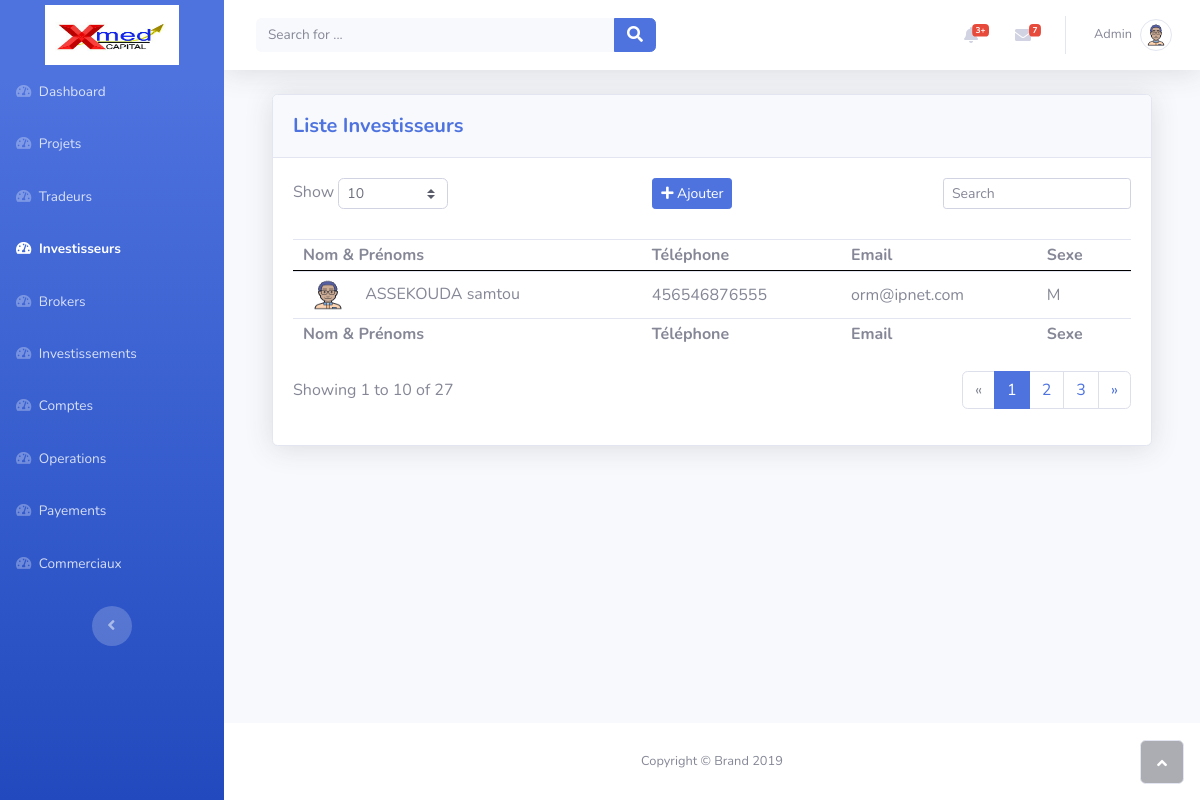
/investisseurs/ (signed in), run on the app's committed database.
### investisseur/models.py (models this page shows, shortened)
class Investisseur(User):
	telephone = models.CharField(max_length=20, unique=True)
	sexe = models.CharField(max_length=1)
	parrain = models.ForeignKey('Investisseur', related_name='fieuls', on_delete=models.CASCADE, null=True, blank=True)
	init_password = models.CharField(max_length=50)
	def __str__(self):
		return f"{self.first_name} {self.last_name}"

### investisseur/views.py (the view)
# urls.py: path('', views.index, name="brokers"),
@login_required
@staff_member_required
def index(request):
    context = {
        "investisseurs": Investisseur.objects.all()
    }
    return render(request, 'investisseur/index.html', context)

### investisseur/templates/investisseur/index.html (shortened to what this page needs)
{% extends 'base.html' %}
{% load static %}
{% block stylesheets %}
	<link rel="stylesheet" type="text/css" href="{% static 'css/investisseur/index.css' %}">
{% endblock %}
{% block content %}
	<div class="container-fluid">
		<div class="container-fluid">
			<div class="card shadow">
				<div class="card-header py-3">
					<p class="text-primary m-0 font-weight-bold lead">Liste Investisseurs</p>
				</div>
				<div class="card-body">
					<div class="row">
						<div class="col-md-5 text-nowrap">
							<div id="dataTable_length" class="dataTables_length" aria-controls="dataTable"><label>Show <select class="form-control form-control-sm custom-select custom-select-sm"><option value="10" selected>10</option><option value="25">25</option><option value="50">50</option><option value="100">100</option></select></label></div>
						</div>
                        <div class="col-md-2">
							<div class="mb-3">
								<a class="btn btn-primary btn-sm" href="{% url 'ajouter_investisseur' %} ">
									<i class="fas fa-plus"></i>
									Ajouter
								</a>
							</div>
						</div>
						<div class="col-md-5">
							<div class="text-md-right dataTables_filter" id="dataTable_filter"><label><input type="search" class="form-control form-control-sm" aria-controls="dataTable" placeholder="Search" /></label></div>
						</div>
					</div>
					<div class="table-responsive table mt-2" id="dataTable" role="grid" aria-describedby="dataTable_info">
						<table class="table dataTable my-0" id="dataTable">
							<thead>
								<tr>
									<th>Nom & Prénoms</th>
									<th>Téléphone</th>
									<th>Email</th>
									<th>Sexe</th>
								</tr>
							</thead>
                            <tbody>
                                {% for investisseur in investisseurs %}
                                    <tr onclick="window.location = '{% url "modifier_investisseur" pk=investisseur.id %}';" style="cursor: pointer;">
                                        <td>
                                            {% if investisseur.sexe == "M" %}
                                                <img class="rounded-circle mr-2" width="50" height="40" src="{% static 'img/avatars/avatar6.png' %}"  alt="avatar"/>
                                            {% else %}
                                                <img class="rounded-circle mr-2" width="50" height="40" src="{% static 'img/avatars/avatarF.png' %}"  alt="avatar"/>
                                            {% endif %}
                                            {{ investisseur}}
                                        </td>
                                        <td style="line-height: 250%;">{{ investisseur.telephone }}</td>
                                        <td style="line-height: 250%;">{{ investisseur.email }}</td>
                                        <td style="line-height: 250%;">{{ investisseur.sexe }}</td>
                                    </tr>
                                {% endfor %}
							</tbody>
							<tfoot>
								<tr>
									<td><strong>Nom & Prénoms</strong></td>
									<td><strong>Téléphone</strong></td>
									<td><strong>Email</strong></td>
									<td><strong>Sexe</strong></td>
								</tr>
							</tfoot>
						</table>
					</div>
					<div class="row">
						<div class="col-md-6 align-self-center">
							<p id="dataTable_info" class="dataTables_info" role="status" aria-live="polite">Showing 1 to 10 of 27</p>
						</div>
						<div class="col-md-6">
							<nav class="d-lg-flex justify-content-lg-end dataTables_paginate paging_simple_numbers">
								<ul class="pagination">
									<li class="page-item disabled"><a class="page-link" href="#" aria-label="Previous"><span aria-hidden="true">«</span></a></li>
									<li class="page-item active"><a class="page-link" href="#">1</a></li>
									<li class="page-item"><a class="page-link" href="#">2</a></li>
									<li class="page-item"><a class="page-link" href="#">3</a></li>
									<li class="page-item"><a class="page-link" href="#" aria-label="Next"><span aria-hidden="true">»</span></a></li>
								</ul>
							</nav>
						</div>
					</div>
				</div>
			</div>
		</div>
	</div>
{% endblock %}

### templates/header.html (shortened to what this page needs)
{% load static %}
<nav class="navbar navbar-light navbar-expand bg-white shadow mb-4 topbar static-top">
	<div class="container-fluid">
		<form class="form-inline d-none d-sm-inline-block mr-auto ml-md-3 my-2 my-md-0 mw-100 navbar-search">
			<div class="input-group"><input class="bg-light form-control border-0 small" type="text" placeholder="Search for ...">
				<div class="input-group-append">
					<button class="btn btn-primary py-0" type="button"><i class="fas fa-search"></i></button>
				</div>
			</div>
		</form>
		<ul class="nav navbar-nav flex-nowrap ml-auto">
			<li class="nav-item dropdown no-arrow mx-1" role="presentation">
				<div class="nav-item dropdown no-arrow">
					<a class="dropdown-toggle nav-link" data-toggle="dropdown" aria-expanded="false" href="#">
						<span class="badge badge-danger badge-counter">3+</span>
						<i class="fas fa-bell fa-fw"></i>
					</a>
				</div>
			</li>
			<li class="nav-item dropdown no-arrow mx-1" role="presentation">
				<div class="nav-item dropdown no-arrow">
					<a class="dropdown-toggle nav-link" data-toggle="dropdown" aria-expanded="false" href="#">
						<i class="fas fa-envelope fa-fw"></i>
						<span class="badge badge-danger badge-counter">7</span>
					</a>
				</div>
			</li>
			<li class="nav-item dropdown no-arrow" role="presentation">
				<div class="nav-item dropdown no-arrow">
					<a class="dropdown-toggle nav-link" data-toggle="dropdown" aria-expanded="false" href="#">
						<span class="d-none d-lg-inline mr-2 text-gray-600 small">{{ user.username|capfirst }}</span>
						<img class="border rounded-circle img-profile" src="{% static 'img/avatars/avatar6.png' %}">
					</a>
				</div>
			</li>
		</ul>
	</div>
</nav>

### data on the page
Investisseur: last_name "ASSEKOUDA samtou", telephone "456546876555", email "orm@ipnet.com", sexe "M"

### other printed values
{{ user.username|capfirst }} "Admin"
